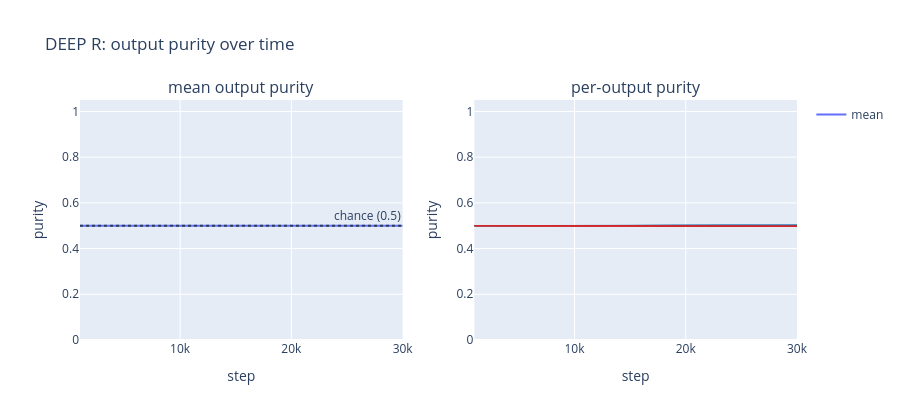
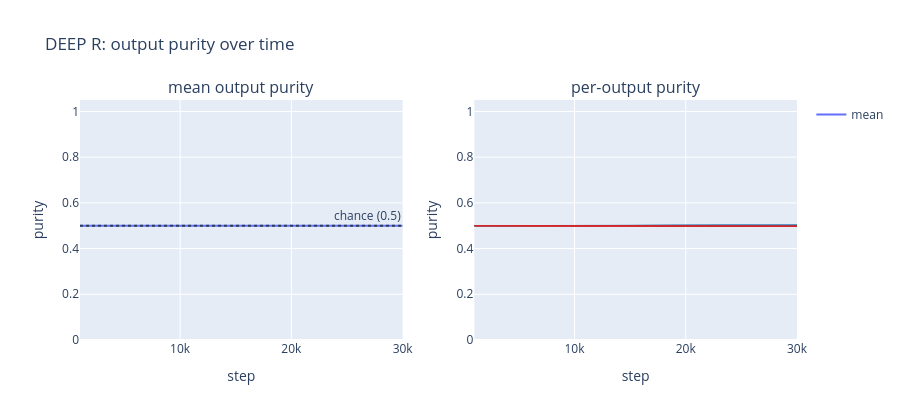

Write notebook code for charts like these, in order.
### Code cell
def plot_purity_over_time():
    steps, mean_p, per_out = purity_over_time(deep_r_snaps)
    fig = make_subplots(rows=1, cols=2,
                        subplot_titles=['mean output purity', 'per-output purity'])
    fig.add_trace(go.Scatter(x=steps, y=mean_p, mode='lines', name='mean'),
                  row=1, col=1)
    fig.add_hline(y=0.5, line_dash='dot', annotation_text='chance (0.5)',
                  row=1, col=1)
    for o in range(OUTPUT_DIM):
        task = 'task 0' if o < NUM_CLASSES else 'task 1'
        color = '#1f77b4' if o < NUM_CLASSES else '#d62728'
        fig.add_trace(go.Scatter(x=steps, y=per_out[:, o], mode='lines',
                                 name=f'out {o} ({task})',
                                 line=dict(color=color, width=1),
                                 opacity=0.5, showlegend=False),
                      row=1, col=2)
    fig.update_xaxes(title_text='step')
    fig.update_yaxes(title_text='purity', range=[0, 1.05])
    fig.update_layout(title='DEEP R: output purity over time',
                      height=420, width=900)
    fig.show()
    return fig


plot_purity_over_time()
